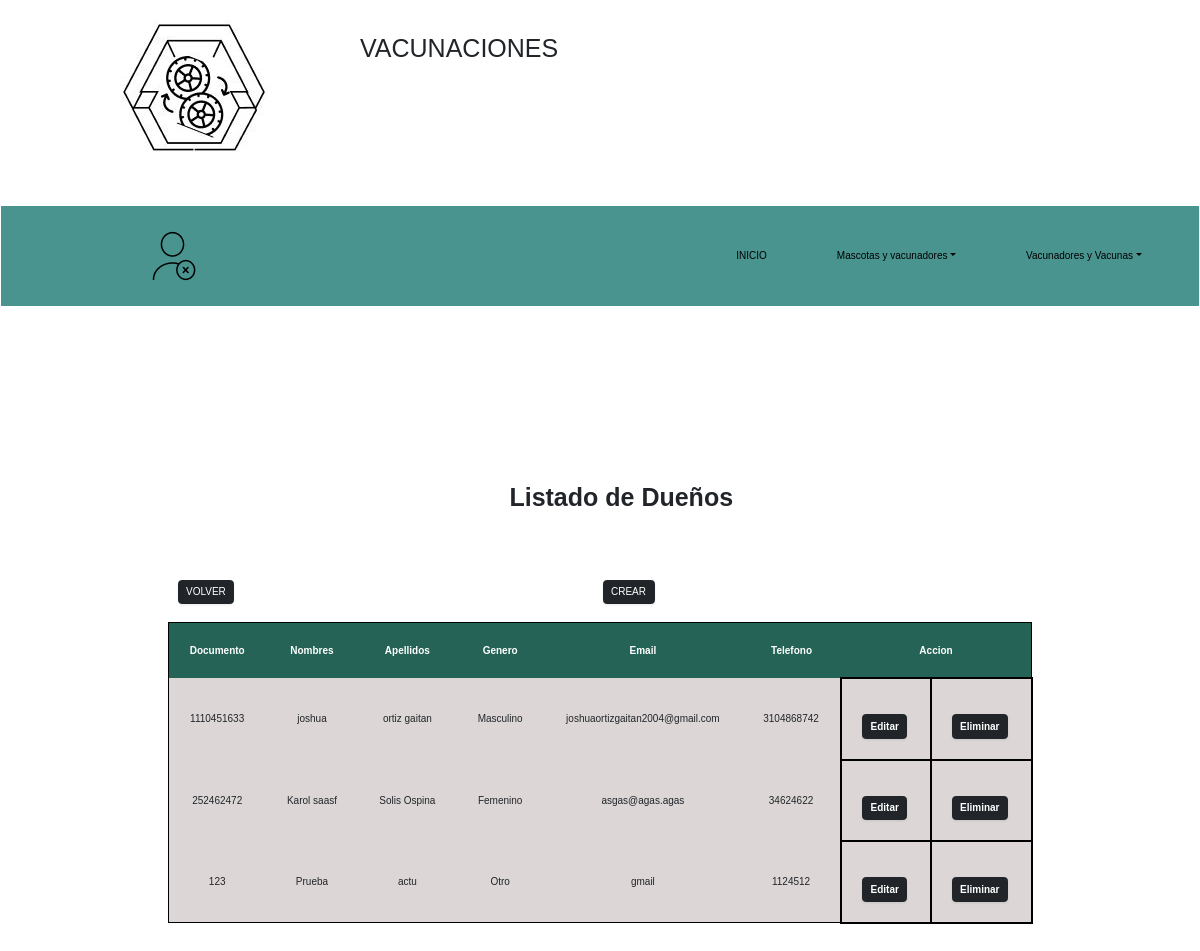
Page /vista/propie.php on the committed database.
### vista/propie.php (the view, shortened to what this page needs)
<?php
    $db = new Database();
    $con=$db->conectar();
?>
<?php
    $sql = $con -> prepare("SELECT * FROM dueño ORDER BY dueño.nombres ASC");
    $sql -> execute();
?>
<!DOCTYPE html>
<html>
<head>
    <link rel="stylesheet" href="../bootstrap/css/bootstrap.min.css">
    <link rel="stylesheet" href="../css/tabla.css">
    <link href="https://cdn.jsdelivr.net/npm/bootstrap@5.2.0/dist/css/bootstrap.min.css" rel="stylesheet" />
    <link href="	https://cdn.jsdelivr.net/npm/bootstrap@5.3.0/dist/js/bootstrap.bundle.min.js" rel="stylesheet">
</head>
<body>
    <div class="contenedor">
        <header>
            <div class="encabezado">
                <div class="encabezado_a1">
                  <a href="./index.php" class="active"><img src="../imagenes/logo.JPG" alt="logo de inventario sena"></a>
                </div>
                <div class="encabezado_a2">
                    <h1>VACUNACIONES</h1>
                </div>
            </div>
<nav class="navbar navbar-expand-md">
        <div class="barra_nav container-fluid navbar-nav">
            <div class="collapse navbar-collapse" id="navbarNavDropdown">
                <div class="menu_m1 nav-item">
                    <img src="../imagenes/agregar_usuario.png" alt="Cerrar">
                </div>
                <ul class="navbar-nav ms-auto">
                    <li class="nav-item p-5">
                        <a class="nav-link" href="../index.php">INICIO</a>
                    </li>
                    <li class="nav-item dropdown p-5">
                    <a class="nav-link dropdown-toggle" data-bs-toggle="dropdown" aria-expanded="false" ruole="button">Mascotas y vacunadores</a>
                </li>
                <li class="nav-item dropdown p-5">
                    <a class="nav-link dropdown-toggle" data-bs-toggle="dropdown" aria-expanded="false" ruole="button">Vacunadores y Vacunas</a>
                </ul>
            </div>
        </div>
    </nav>
    <div class=" d-flex justify-content-center align-items-center ">
        <div class="main-container rounded-5 text-secondary" style="width: 85rem">
            <h2 class="text-center text-dark fs-1 fw-bold" style="margin-right: 25%;">Listado de Dueños</h2>
            <br>
            <div class="row">
                <div class="col-lg-6">
            </div>
            <br><br><br>
            <div class="row">
                <div class="col-lg-6">
                    <form action="../index.php">
                        <button type="submit"  class="btn btn-dark m-1 shadow-sm" >VOLVER</button>
                    </form>
                </div>
                <div class="col-lg-6">
                    <form action="./agregar_propie.php">
                            <button type="submit" class="btn btn-dark m-1 shadow-sm">CREAR</button>
                    </form>
                </div>
            </div>
            <br><br><br>
            <table style="border:#000 solid 1px">
                <tr>
                    <thead>
                        <th class="text-center">Documento</th>
                        <th class="text-center">Nombres</th>
                        <th class="text-center">Apellidos</th>
                        <th class="text-center">Genero</th>
                        <th class="text-center">Email</th>
                        <th class="text-center">Telefono</th>
                        <th colspan= "3" style="text-align: center;"> Accion</th>
                    </thead>
                </tr>
                <tbody>
                    <?php
                        foreach($sql as $sq){
                    ?>
                        <tr>
                            <td class="text-dark text-center" style="background-color: #DCD6D6;"><?=$sq['documento']?></td>
                            <td class="text-dark text-center" style="background-color: #DCD6D6;"><?=$sq['nombres']?></td>
                            <td class="text-dark text-center" style="background-color: #DCD6D6;"><?=$sq['apellidos']?></td>
                            <td class="text-dark text-center" style="background-color: #DCD6D6;"><?=$sq['genero']?></td>
                            <td class="text-dark text-center" style="background-color: #DCD6D6;"><?=$sq['email']?></td>
                            <td class="text-dark text-center" style="background-color: #DCD6D6;"><?=$sq['telefono']?></td>
                            <td style="background-color: #DCD6D6; border:#000 solid 2px;">
                                <form action= "./edit_usu.php" method="get">
                                    <button type= "submit" class="btn btn-dark text-white w-70 mt-4 fw-semibold shadow-sm">Editar</button>
                                </form>
                            </td>
                            <td style="background-color: #DCD6D6; border:#000 solid 2px;">
                                <form action= "./eliminar_propie.php" method="get">
                                    <button type="submit" class="btn btn-dark text-white w-70 mt-4 fw-semibold shadow-sm" onclick="return confirm ('¿Desea eliminar este dueño?');">Eliminar</button>
                                </form>
                            </td>
                        </tr>
                </tbody>
                <?php
                }
                ?>
            </table>
            <br>
        </div>
    </div>
<body>
</html>

### css/tabla.css (style rules this page uses)
* { margin: 0; padding: 0; font-family: Verdana, Geneva, Tahoma, sans-serif; }
.encabezado { display: grid; background: #ffff; grid-template-columns: repeat(4, 1fr); height: 150px; column-gap: 20px; margin-bottom: 50px; }
.contenedor .encabezado_a1 { display: flex; margin-left: 120px; margin-top: 20px; width: 220px; grid-column: 1/2; }
.contenedor .encabezado_a2 { margin-top: 5%; width: 650px; grid-column: 2/3; padding: auto; }
.contenedor .barra_nav { background: #49948F; height: 100px; width: 100%; }
.contenedor .barra_nav a { text-decoration: none; color: #000; }
.menu_m1 { display: flex; justify-content: start; align-items: center; text-decoration: none; margin-left: 130px; font-weight: 1000; font-size: 20px; }
body { font-family: Arial; }
h2 { margin-left: 30%; margin-bottom: 10%; }
.main-container { margin: 150px auto; width: 600px; }
table { background-color: white; text-align: left; border-collapse: collapse; width: 100%; }
th, td { padding: 20px; }
thead { background-color: #246355; border-bottom: solid 5px #0F362D; color: white; }

### rows in the picture
dueño: documento "1110451633", nombres "joshua", apellidos "ortiz gaitan", genero "Masculino", email "joshuaortizgaitan2004@gmail.com", telefono "3104868742"
dueño: documento "252462472", nombres "Karol saasf", apellidos "Solis Ospina", genero "Femenino", email "asgas@agas.agas", telefono "34624622"
dueño: documento "123", nombres "Prueba", apellidos "actu", genero "Otro", email "gmail", telefono "1124512"
